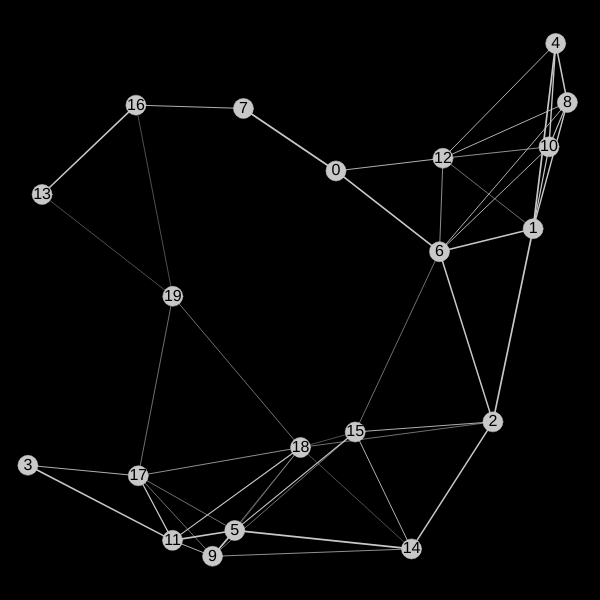
Frame 1 (no input)
Frame 60 (no input): identical to frame 1, image omitted
Frame 120 (the mouse pressed at the canvas centre since frame 60): identical to frame 1, image omitted

The p5.js sketch that drew this single still picture (run headless with seeded random() and noise() and a simulated clock; from frame 60 on, the mouse is pressed at the canvas centre):

// p5.js sketch
// ── sketch.js
const dimension=600;
const numNodes=20;
const distance=200;
const costLimit=10;
const uppPrime=numNodes*2000;
const lowPrime=numNodes*50;
var N_VAL;

var sizeN=20;
var sizeM=sizeN*.75;
var gSpeed=20;

var messages=[];
var nodes=[];
function setup() {
	createCanvas(dimension, dimension);
  N_VAL=genPrime(lowPrime*2,uppPrime*2);
  for(var i=0;i<numNodes;i++){
    nodes[i]=new node(i);
  }
  nodes.forEach((nodeMajor) => {
    nodes.forEach((nodeMinor)=>{
      if(dist(nodeMajor.x,nodeMajor.y,nodeMinor.x,nodeMinor.y)<distance&&nodeMajor.index!=nodeMinor.index){
        if(checkNew(nodeMajor.connections,nodeMinor.index)){
          var cost=round(random(1,costLimit));
          append(nodeMajor.connections,nodeMinor.index);
          append(nodeMajor.connCost,cost);
          append(nodeMinor.connections,nodeMajor.index);
          append(nodeMinor.connCost,cost);
        }
      }
    });
    if(nodeMajor.connections.length==0){//if no close connections connect to closest
      var minIndex;
      var minDist=Infinity;
      nodes.forEach((nodeMinor) =>{
        if(nodeMajor.index != nodeMinor.index && dist(nodeMajor.x,nodeMajor.y,nodeMinor.x,nodeMinor.y)<minDist){
          minIndex=nodeMinor.index;
          minDist=dist(nodeMajor.x,nodeMajor.y,nodeMinor.x,nodeMinor.y);
        }
      })
      var cost=round(random(1,costLimit));
      append(nodeMajor.connections,minIndex);
      append(nodeMajor.connCost,cost);
      append(nodes[minIndex].connections,nodeMajor.index);
      append(nodes[minIndex].connCost,cost);
    }
  });
  nodes.forEach( (node) => node.connCost.sort( ( a , b ) => { return(a-b) } ) );
}

function draw() {
  background(0);
  nodes.forEach((node) => node.showConn());
  nodes.forEach((node) => node.showNode());
  messages.forEach((message,index) =>{
    if(message.update()){
      nodes[message.arry[0]].synch="00000000";
      nodes[message.arry[message.arry.length-1]].synch="00000000";
      messages.splice(index,1);
    }
    else{
      message.show();
    }
  });
}

function checkNew(arry,value){
  var valid=true;
  arry.forEach((element)=>{//determine if any element already exists in the array
    if(element==value){
      valid=false;
    }
  });
  return(valid);
}

function Dijkstra(start,end){
  var unvisited=[]; //S: 1
  var distance=[];
  var connections=[];
  var path=[];
  for(var i=0;i<numNodes;i++){
    unvisited[i]=true;
    if(i!=start){
      distance[i]=Infinity;
      connections[i]=-1;
    }
    else{
      distance[i]=0;
      connections[i]=-2;
    }
  }
  do{
    var shortest=Infinity;
    var current=-1;
    for(i=0;i<numNodes;i++){
      if(distance[i]<shortest && unvisited[i]){//find shortest that is unvisited to be current node
        current=i;
        shortest=distance[i];
      }
    }
    if(current!=-1){
      nodes[current].connections.forEach((connection,index) =>{ //S: 3
        if(nodes[current].connCost[index]+distance[current]<distance[connection]){//if tenative distance is smaller replace it
          distance[connection]=nodes[current].connCost[index]+distance[current];
          connections[connection]=current;
        }
      });
    }
    unvisited[current]=false; //S: 4
  }while(unvisited[end] && current != -1);

  if(connections[end] != -1){
    current=end;
    while(connections[current] != -2){
      path.unshift(current);
      current=connections[current];
    }
    path.unshift(current);
    return(path);
  }
  else{
    console.log("no connection")
  }
}
function aStar(start,end){
  var unvisited=[]; //S: 1
  var distance=[];
  var connections=[];
  var path=[];
  for(var i=0;i<numNodes;i++){
    unvisited[i]=true;
    if(i!=start){
      distance[i]=Infinity;
      connections[i]=-1;
    }
    else{
      distance[i]=0;
      connections[i]=-2;
    }
  }
  do{
    var shortest=Infinity;
    var current=-1;
    for(i=0;i<numNodes;i++){
      if(distance[i]<shortest && unvisited[i]){//find shortest that is unvisited to be current node
        current=i;
        shortest=distance[i];
      }
    }
    if(current!=-1){
      nodes[current].connections.forEach((connection,index) =>{ //S: 3
        var nodeD=dist(nodes[current].x,nodes[current].y,nodes[end].x,nodes[end].y);
        if(nodes[current].connCost[index] + distance[current] + map(nodeD,0,sqrt(2)*dimension,0,costLimit) < distance[connection]){//if tenative distance is smaller replace it
          distance[connection]=nodes[current].connCost[index]+distance[current]+map(nodeD,0,sqrt(2)*dimension,0,costLimit);
          connections[connection]=current;
        }
      });
    }
    unvisited[current]=false; //S: 4
  }while(unvisited[end] && current!=-1);//if there is a connection
  if(connections[end] != -1){
    current=end;
    while(connections[current] != -2){//determine the path
      path.unshift(current);
      current=connections[current];
    }
    path.unshift(current);
    return(path)
  }
  else{
    console.log("no connection");
  }
}

function changeCost(node1,node2,newCost){
  var index=-1
  nodes[node1].connections.forEach((connection,index1)=>{//find index
    if(connection==node2){
      index=index1;
    }
  });
  if(index!=-1){//if found index
    nodes[node1].connCost[index]=newCost;

    index=-1
    nodes[node2].connections.forEach((connection,index2)=>{
      if(connection==node1){
        index=index2;
      }
    });
    nodes[node2].connCost[index]=newCost;
  }
  else{
    console.log("no connection");
  }
}

function doubleBubble(majour,minor){//bubble sort minor with respect to majour
  var tempMaj;
  var tempMin;
  for(var i=0;i<majour.length-1;i++){
    for(var j=0;j<majour.length-i;j++){
      if(majour[j]>majour[j+1]){
        tempMaj=majour[j+1];
        tempMin=minor[j+1];

        majour[j+1]=majour[j];
        minor[j+1]=minor[j];

        majour[j]=tempMaj;
        minor[j]=tempMin;
      }
    }
  }
}

function genPrime(lower,upper){
  lower=int(lower);
  upper=int(upper);
  if(lower<=1||upper<=1||upper<lower){
    return(null);
  }
  var val=round(random(lower,upper));
  for(var i=2;i<val;i++){
    if(val%i==0){
      i=2;
      val=round(random(lower,upper));
    }
  }
  return(val);
}

function convertBin(str){
  var out="";
  for(var i=0;i<str.length;i++){
    out+="0";//make 8 characters long
    out+=str.charCodeAt(i).toString(2);
  }
  return(out);
}
function convertStr(bin){
  var out="";
  var temp;
  for(var i=0;i<bin.length;i+=8){
    temp=0;
    for(var j=8;j>0;j--){
      temp+=pow(2,j-1)*bin[i+8-j];
    }
    out+=String.fromCharCode(temp);
  }
  return(out);
}

function synchEncrypt(key,val){
  var output="";
  val=str(val);
  if(val.length%key.length!=0){
    return;
  }
  else{
    for(var i=0;i<val.length/key.length;i++){
      for(var j=0;j<key.length;j++){
        output+=str(key[j]^parseInt(val[i*key.length+j],2));//xor
      }
    }
  }
  return(output);
}

function genBiKey(length){
  var key=""
  length=int(length);
  if(length<=0){
    return(key);
  }
  for(var i=0;i<length;i++){
    key+=random(0,1)>=.5?"1":"0";
  }
  return(key);
}

function asynchEncrypt(nodeMajor,nodeMinor,val){
  //console.log("WIP");
  //en=m^(p1*p2)%n
  var out="";
  for(var i=0;i<val.length;i++){
    out+=str(pow(val.charCodeAt(i),nodeMajor.public*nodeMinor.public)%N_VAL);
  }
  return(out);
}

function asynchDecrypt(key,val){
  console.log("todo");
}

function newMessage(start,end,mess,method,encryption){
  var path=[];
  var messBi=convertBin(mess);
  if(method=="aStar"||method=="ASTAR"||method=="astar"){
    path=aStar(start,end);
  }
  else{
    path=Dijkstra(start,end);
  }
  if(encryption=="synch"||encryption=="Synch"||encryption=="SYNCH"||encryption=="synchronous"){
    do{
      nodes[start].synch=genBiKey(8);
    }while(nodes[start].synch=="00000000");
    nodes[end].synch=nodes[start].synch;
    messBi=synchEncrypt(nodes[start].synch,messBi);
  }
  else if(encryption=="asynch"||encryption=="aSynch"||encryption=="ASYNCH"||encryption=="asynchronous"){
    console.log("todo");
  }
  append(messages,new message(path,0,messBi));

}

// ── nodes.js
function node(index) {
	this.index = index;
	this.connections = [];
	this.connCost = [];
  this.private = genPrime(lowPrime,uppPrime);
  this.public  = genPrime(lowPrime,uppPrime);
  this.synch="00000000";
	this.x = random(sizeN / 2, dimension - sizeN / 2);
	this.y = random(sizeN / 2, dimension - sizeN / 2);
	for (var i = 0; i < this.index; i++) {
		if (dist(this.x, this.y, nodes[i].x, nodes[i].y) <= sizeN) {
			i = -1;
			this.x = random(sizeN / 2, dimension - sizeN / 2);
			this.y = random(sizeN / 2, dimension - sizeN / 2);
		}
	}
  this.receive=function(message){
    console.log(this.index+":\t"+message);
    console.log(this.index+":\t"+convertStr(synchEncrypt(this.synch,message)));
  }
	this.showConn = function() {
    var sWeight;
		this.connections.forEach((connection, index) => {
			if (connection > this.index) {
				stroke(200);
				sWeight = map(this.connCost[index], 0, costLimit, 2, .4);
				strokeWeight(sWeight);
				line(this.x, this.y, nodes[connection].x, nodes[connection].y);
			}
		});
	}
	this.showNode = function() {
		ellipseMode(CENTER);
		fill(200)
		ellipse(this.x, this.y, sizeN, sizeN);
		fill(0);
		textAlign(CENTER, CENTER);
    textSize(sizeN*.8);
		text(this.index, this.x, this.y);
	}
}

function message(arry,position,message){
  angleMode(RADIANS);
  this.position=position;
  this.arry=arry;
  this.message=message;
  this.x=nodes[arry[this.position]].x;
  this.y=nodes[arry[this.position]].y;
  this.dist=dist(nodes[this.arry[this.position+1]].x,nodes[this.arry[this.position+1]].y,nodes[this.arry[this.position]].x,nodes[this.arry[this.position]].y);
  this.dir=atan2(nodes[arry[this.position+1]].y-nodes[arry[this.position]].y,nodes[arry[this.position+1]].x-nodes[arry[this.position]].x);
  this.update=function(){
    if(this.position<this.arry.length-1){
      if(dist(nodes[this.arry[this.position]].x,nodes[this.arry[this.position]].y,this.x,this.y)>this.dist){
        this.position++;
        this.x=nodes[arry[this.position]].x;
        this.y=nodes[arry[this.position]].y;
        nodes[arry[this.position]].receive(this.message);
        if(this.position<this.arry.length-1){
          this.dist=dist(nodes[this.arry[this.position+1]].x,nodes[this.arry[this.position+1]].y,nodes[this.arry[this.position]].x,nodes[this.arry[this.position]].y);
          this.dir=atan2(nodes[arry[this.position+1]].y-nodes[arry[this.position]].y,nodes[arry[this.position+1]].x-nodes[arry[this.position]].x);
        }
      }
    }
    if(this.position<this.arry.length-1){
      this.x+=cos(this.dir)*gSpeed;
      this.y+=sin(this.dir)*gSpeed;
      return(false);
    }
    else{
      return(true);
    }
  }
  this.show=function(){
    fill(200);
    ellipseMode(CENTER);
    ellipse(this.x,this.y,sizeM,sizeM);
  }
}
